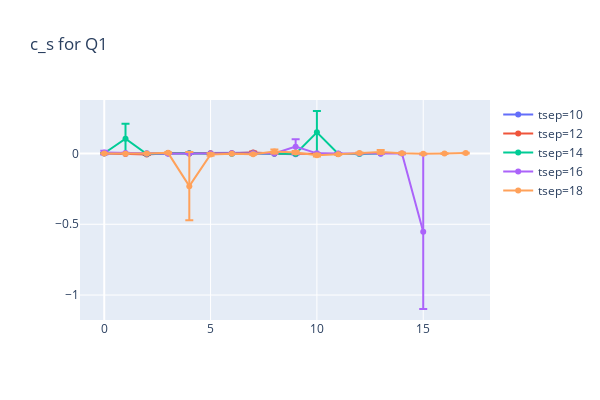
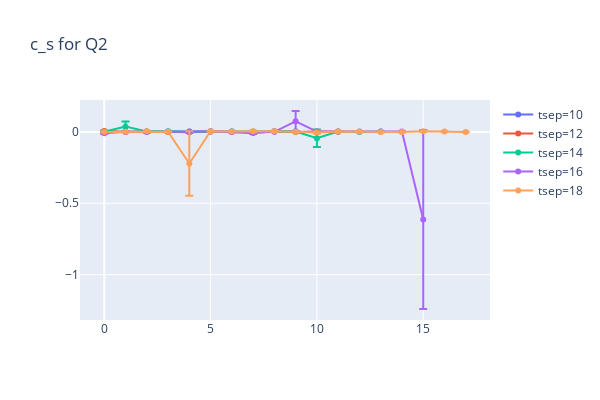

Notebook code for these charts, in order:
### Code cell
# zyd: spikes are probably because that denominator is small at these positions
# Result is messy; but result is very good if we comment out the disconnected diagrams

fig = go.Figure()
for i, t_sep in enumerate(t_seps[:5]):
    fig.add_trace(
        go.Scatter(x=list(range(t_sep)), y=c_s_Q1_avg[i][:t_sep], name=f'tsep={t_sep}',
                  error_y=dict(type='data', array=c_s_Q1_err[i][:t_sep]))
    )
fig.update_layout(title_text='c_s for Q1', width=600, height=400)
fig.show()

fig = go.Figure()
for i, t_sep in enumerate(t_seps[:5]):
    fig.add_trace(
        go.Scatter(x=list(range(t_sep)), y=c_s_Q2_avg[i][:t_sep], name=f'tsep={t_sep}',
                  error_y=dict(type='data', array=c_s_Q2_err[i][:t_sep]))
    )
fig.update_layout(title_text='c_s for Q2', width=600, height=400)
fig.show()
